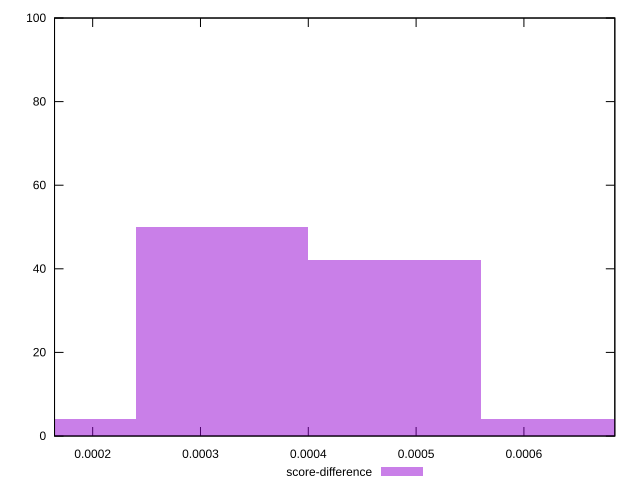

Write the gnuplot code that produced this figure.
reset

$scoreDifference <<EOF
0.0004799116576613407 42
0.0003199411051075605 50
0.000639882210215121 4
0.00015997055255378024 4
EOF

set key outside below
set boxwidth 0.00015997055255378024
set xrange [0.00016461939410827853:0.0006843272775783893]
set yrange [0:100]
set trange [0:100]
set style fill transparent solid 0.5 noborder
set terminal svg size 640, 490 enhanced background rgb 'white'
set output "reprap/mainthread-work-breakdown/samples/pages+cached+noexternal+nofonts/score-difference/histogram.svg"

plot $scoreDifference title "score-difference" with boxes

reset
